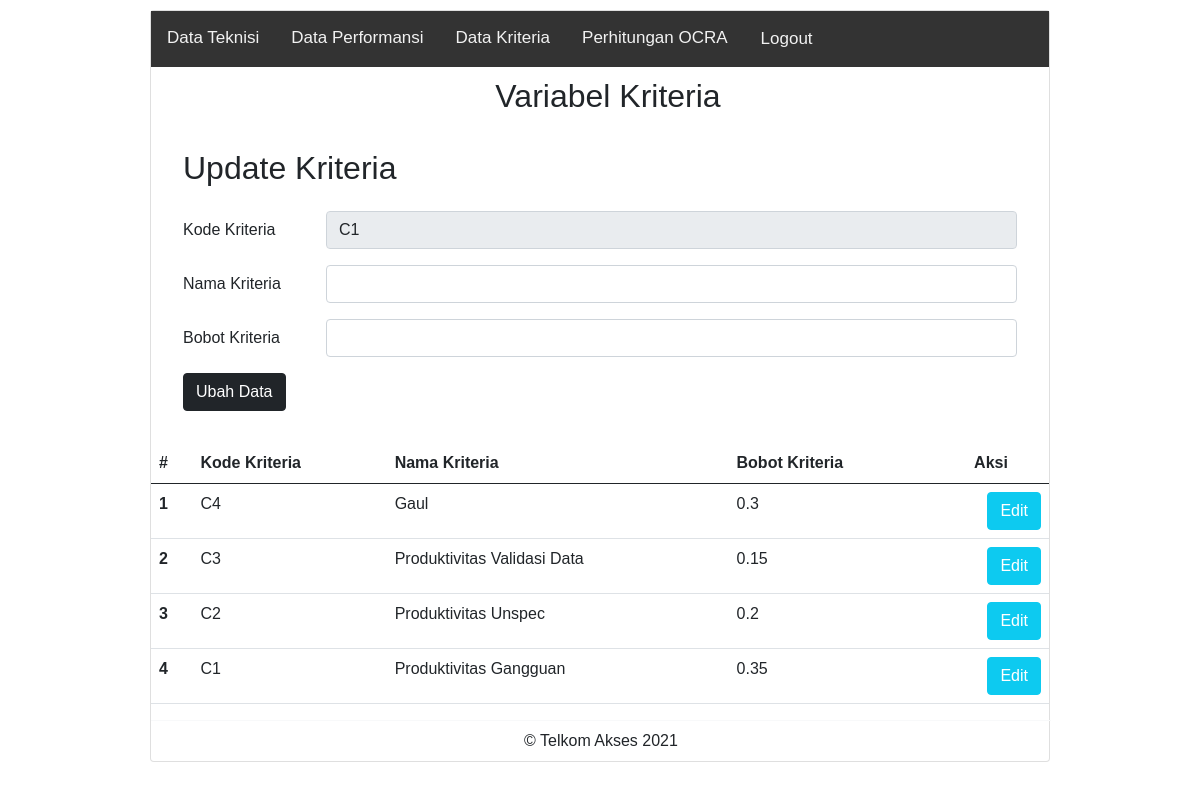
Page /kriteria.php?op=edit&id=1 on the committed database.
### tables this page shows
CREATE TABLE `tb_kriteria` (
  `id_kriteria` int(11) NOT NULL,
  `kode_kriteria` varchar(11) NOT NULL,
  `nama_kriteria` varchar(50) NOT NULL,
  `bobot_kriteria` float NOT NULL
);

### kriteria.php (the view, shortened to what this page needs)
<?php
$host       = "localhost";
$user       = "root";
$pass       = "";
$db         = "ocra";
$koneksi    = mysqli_connect($host, $user, $pass, $db);
$kode_kriteria    = "";
$nama_kriteria    = "";
$bobot_kriteria   = "";
if (isset($_GET['op'])) {
    $op = $_GET['op'];
} else {
    $op = "";
}
if ($op == 'edit') {
    $id         = $_GET['id'];
    $sql1       = "select * from tb_kriteria where id_kriteria = '$id'";
    $q1         = mysqli_query($koneksi, $sql1);
    $r1         = mysqli_fetch_array($q1);
    $kode_kriteria    = $r1['kode_kriteria'];
}
?>
<!DOCTYPE html>
<html lang="en">
<head>
    <link href="https://cdn.jsdelivr.net/npm/bootstrap@5.0.0-beta2/dist/css/bootstrap.min.css" rel="stylesheet">
</head>
<body>
<div class="card mx-auto">
            <div class="topnav">
                <a href="index.php">Data Teknisi</a>
                <a href="performansi.php">Data Performansi</a>
                <a href="kriteria.php">Data Kriteria</a>
                <a href="">Perhitungan OCRA</a>
                <a href="" class="btn button_right">Logout</a>
            </div>
            <div style="padding-left:16px; margin-top:10px">
                <center><h2>Variabel Kriteria</h2></center>
            </div>
            <div class="card-body">
            <div style="padding-left:16px; margin-top:10px">
                <h2>Update Kriteria</h2>
            </div>
            <div class="card-body">
                <form action="kriteria.php<?php if(isset($_GET['op'])){echo "?op=".$_GET['op']."&id=".$_GET['id'];}?>" method="POST" enctype="multipart/form-data">
                    <div class="mb-3 row">
                        <label for="kode_kriteria" class="col-sm-2 col-form-label">Kode Kriteria</label>
                        <div class="col-sm-10">
                            <input type="text" disabled class="form-control" id="kode_kriteria" name="kode_kriteria" value="<?php echo $kode_kriteria ?>">
                        </div>
                    </div>
                    <div class="mb-3 row">
                        <label for="nama_kriteria" class="col-sm-2 col-form-label">Nama Kriteria</label>
                        <div class="col-sm-10">
                            <input type="text" class="form-control" id="nama_kriteria" name="nama_kriteria" value="<?php echo $nama_kriteria ?>">
                        </div>
                    </div>
                    <div class="mb-3 row">
                        <label for="bobot_kriteria" class="col-sm-2 col-form-label">Bobot Kriteria</label>
                        <div class="col-sm-10">
                            <input type="text" class="form-control" id="bobot_kriteria" name="bobot_kriteria" value="<?php echo $bobot_kriteria ?>">
                        </div>
                    </div>
                    <div class="col-12">
                        <input type="submit" name="edit" value="<?php if(isset($_GET['op'])){echo "Ubah Data";}else{echo "Simpan Data";}?>" class="btn btn-dark" />
                    </div>
                    </form>
                </div>
            </div>
            <table class="table">
                    <thead>
                        <tr>
                            <th scope="col">#</th>
                            <th scope="col">Kode Kriteria</th>
                            <th scope="col">Nama Kriteria</th>
                            <th scope="col">Bobot Kriteria</th>
                            <th scope="col"><center>Aksi</center></th>
                        </tr>
                    </thead>
                    <tbody id="myTable">
                    <?php
                        $sql2   = "select * from tb_kriteria order by id_kriteria desc";
                        $q2     = mysqli_query($koneksi, $sql2);
                        $urut   = 1;
                        while ($r2 = mysqli_fetch_array($q2)) {
                            $id                 = $r2['id_kriteria'];
                            $kode_kriteria      = $r2['kode_kriteria'];
                            $nama_kriteria      = $r2['nama_kriteria'];
                            $bobot_kriteria     = $r2['bobot_kriteria'];
                    ?>
                            <tr>
                                <th scope="row"><?php echo $urut++ ?></th>
                                <td scope="row"><?php echo $kode_kriteria ?></td>
                                <td scope="row"><?php echo $nama_kriteria ?></td>
                                <td scope="row"><?php echo $bobot_kriteria ?></td>
                                <td scope="row">
                                <div class="d-grid gap-2 d-md-flex justify-content-md-end">
                                    <a href="kriteria.php?op=edit&id=<?php echo $id ?>"><button type="button" class="btn btn-info text-white">Edit</button></a>
                                </div>
                                </td>
                            </tr>
                            <?php
                                }
                            ?>
                    </tbody>
                </table>
                <div class="mx-auto card-footer bg-transparent border-light"><center>&copy; Telkom Akses 2021</center></div>
            </div>
</body>
</html>

### kriteria.php (style rules this page uses)
.mx-auto { width: 900px }
.button_right { float: right; margin-right: 15px; }
.card { margin-top: 10px; }
body { margin: 0; font-family: Arial, Helvetica, sans-serif; }
.topnav { overflow: hidden; background-color: #333; }
.topnav a { float: left; color: #f2f2f2; text-align: center; padding: 14px 16px; text-decoration: none; font-size: 17px; }

### rows in the picture
tb_kriteria: kode_kriteria "C1", nama_kriteria "Produktivitas Gangguan", bobot_kriteria "0.35"
tb_kriteria: kode_kriteria "C4", nama_kriteria "Gaul", bobot_kriteria "0.3"
tb_kriteria: kode_kriteria "C3", nama_kriteria "Produktivitas Validasi Data", bobot_kriteria "0.15"
tb_kriteria: kode_kriteria "C2", nama_kriteria "Produktivitas Unspec", bobot_kriteria "0.2"
